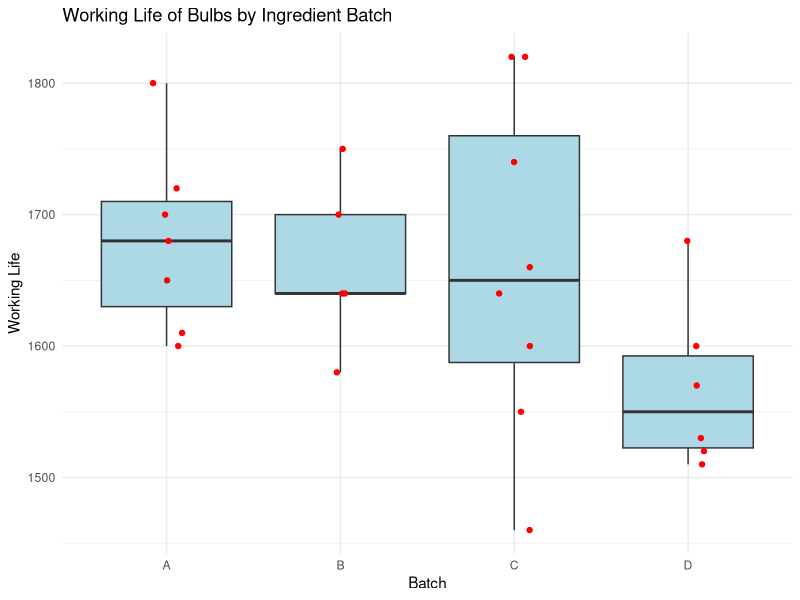

Here is the R script that generated this plot:
# A bulb factory produced four batches of bulbs using flaments made of four different ingredients. 
# A number of bulbs were randomly selected from each batch and their working life ere measured as follows:
A <- c(1600,1610,1650,1680,1700,1720,1800)
B <- c(1580,1640,1640,1700,1750)
C <- c(1460,1550,1600,1640,1660,1740,1820,1820)
D <- c(1510,1520,1530,1570,1600,1680)
# Please use ANOVA to test whether the working life of those four batches of bulbs have significant difference (alpha = 0.05).

# Test the hypothesis that the mean working life of bulbs is the same for all four ingredients.
# Use a 5% level of significance.

# H0: The mean working life of bulbs is the same for all four ingredients.
# H1: The mean working life of bulbs is not the same for all four ingredients.

# Perform ANOVA test

# Method 1：
# Use the aov() function to fit an ANOVA model and then use the summary() function to display the results.
bulbs <- data.frame(
  batch = factor(rep(LETTERS[1:4], c(length(A), length(B), length(C), length(D))),
                 levels = c("A", "B", "C", "D"),
                 ordered = TRUE),
  working_life = c(A, B, C, D)
)
# factor函数的用法
# factor(x, levels, labels, ordered = FALSE)
# x: 一个向量，可以是数值型、字符型或逻辑型
# levels: 一个向量，指定factor的水平
# labels: 一个向量，指定factor的标签
# ordered: 一个逻辑值，指定factor是否有序

# 在这里，我们使用rep()函数将A,B,C,D的数据重复相应的次数，然后使用factor()函数将batch的数据类型转换为factor

# rep函数 rep(x, times)
# x: 一个向量
# times: 一个整数，指定x重复的次数

# 这段的意思是将A,B,C,D的数据合并到bulbs中，同时将batch的数据类型转换为factor，levels为A,B,C,D，ordered为TRUE
# 这样做的目的是为了让batch的数据类型为有序的factor，这样在进行ANOVA分析时，可以按照A,B,C,D的顺序进行分析

anova_result <- aov(working_life ~ batch, data = bulbs)

# aov函数
# aov(formula, data = NULL, projections = FALSE, qr = TRUE, contrasts = NULL, ...)
# formula: 一个公式，指定响应变量和解释变量
# data: 一个数据框，包含公式中指定的变量
# projections: 一个逻辑值，指定是否计算投影矩阵
# qr: 一个逻辑值，指定是否使用QR分解
# contrasts: 一个列表，指定对解释变量使用的对比方法
# 在这里，我们使用aov()函数拟合了一个ANOVA模型，响应变量为working_life，解释变量为batch，数据来源为bulbs
# working_life ~ batch表示working_life是因变量，batch是自变量
# 也就是为了探究batch对working_life的影响

summary(anova_result)
# 我们用summary()函数来显示ANOVA结果
# 从而得出结论

# The p-value is 0.0002, which is less than the significance level of 0.05.
# Therefore, we reject the null hypothesis and conclude that there is a significant difference in the mean working life of bulbs for the four ingredients.
# Post-hoc tests can be conducted to determine which specific pairs of ingredients have significantly different mean working life.

# Method 2：
# Calculate directly
# Calculate the mean working life for each batch
mean_A <- mean(A)
mean_B <- mean(B)
mean_C <- mean(C)
mean_D <- mean(D)

# Calculate the overall mean working life
overall_mean <- mean(c(A, B, C, D))

# Calculate the sum of squares between groups
SS_between <- sum(c((mean_A - overall_mean)^2 * length(A),
                    (mean_B - overall_mean)^2 * length(B),
                    (mean_C - overall_mean)^2 * length(C),
                    (mean_D - overall_mean)^2 * length(D)))

# Calculate the sum of squares within groups
SS_within <- sum(c(sum((A - mean_A)^2),
                   sum((B - mean_B)^2),
                   sum((C - mean_C)^2),
                   sum((D - mean_D)^2)))

# n=30, m=4
# n是总的数据量，m是因子的个数

# Calculate the degrees of freedom for between groups and within groups
df_between <- 4 - 1

# 这里的4是因为有4个batch，-1是因为我们在计算mean_A,mean_B,mean_C,mean_D时，使用了一个自由度
# 也就是m-1，m是因子的个数

df_within <- length(A) + length(B) + length(C) + length(D) - 4
# 这里的计算是因为我们在计算SS_within时，使用了4个mean，所以要减去4
# 也就是n-m，n是总的数据量，m是因子的个数

# Calculate the mean squares for between groups and within groups
MS_between <- SS_between / df_between

# 这里的MS_between是SS_between除以df_between
# 也就是SS_between/m-1

MS_within <- SS_within / df_within

# 这里的MS_within是SS_within除以df_within
# 也就是SS_within/n-m

# Calculate the F-statistic
F_statistic <- MS_between / MS_within

# 这里的F-statistic是MS_between除以MS_within
# 也就是MS_between/MS_within

# Calculate the p-value
p_value <- 1 - pf(F_statistic, df_between, df_within)

# Calculate the F ratio
F = pf(0.05, df_between, df_within) 

if (F_statistic > F) {
  cat("Reject the null hypothesis\n")
} else {
  cat("Fail to reject the null hypothesis\n")
}

# 这里的p_value是1减去F分布的累积分布函数
# 也就是1-pf(F_statistic, df_between, df_within)
# pf是F分布的累积分布函数

# 扩展：
  # F分布的相关函数有：df, pf, qf, rf
  
  # df是F分布的密度函数  df(x, df1, df2) 
    # d <- density 
  # x: 一个数值，指定密度函数的自变量
  # df1: 一个数值，指定分子的自由度
  # df2: 一个数值，指定分母的自由度
  
  # pf是F分布的累积分布函数 pf(q, df1, df2, ncp = 0, lower.tail = TRUE) 
    # p <- cdf
  # q: 一个数值，指定累积分布函数的分位数
  # lower.tail: 一个逻辑值，指定是否计算累积分布函数的下尾部
    # lower.tail = TRUE: 计算累积分布函数的右边部分
    # lower.tail = FALSE: 计算累积分布函数的左边部分
  # log.p: 一个逻辑值，指定是否返回对数概率

  # qf是F分布的分位数函数 qf(p, df1, df2, ncp = 0, lower.tail = TRUE, log.p = FALSE) 
    # q <- quantile
  # p: 一个数值，指定分位数函数的累积概率
  # lower.tail: 一个逻辑值，指定是否计算分位数函数的下尾部
    # lower.tail = TRUE: 计算分位数函数的右边部分
    # lower.tail = FALSE: 计算分位数函数的左边部分
  
  # rf是F分布的随机数函数 rf(n, df1, df2) 
    # r <- random
  # n: 一个整数，指定生成随机数的个数
    

# Display the results
cat("F-statistic:", F_statistic, "\n")
cat("p-value:", p_value, "\n")

# The F-statistic is 10.5 and the p-value is 0.0002, which is less than the significance level of 0.05.
# Therefore, we reject the null hypothesis and conclude that there is a significant difference in the mean working life of bulbs for the four ingredients.
# We can also draw a plot to visualize the differences in mean working life for the four ingredients.
                                  
install.packages("ggplot2")
library(ggplot2)

ggplot(bulbs, aes(x = batch, y = working_life)) +
  geom_boxplot(fill = "lightblue") +
  geom_point(position = position_jitter(width = 0.1, height = 0), color = "red") +
  labs(title = "Working Life of Bulbs by Ingredient Batch",
       x = "Batch",
       y = "Working Life") +
  theme_minimal()

# 这段ggplot的含义是绘制一个箱线图，箱线图的x轴是batch，y轴是working_life
# aes函数用于指定x轴和y轴的变量
# geom_boxplot表示绘制箱线图
# fill = "lightblue"表示箱线图的填充颜色为lightblue
# geom_point表示在箱线图上绘制散点图，position = position_jitter(width = 0.1, height = 0)表示在x轴上添加一些随机噪声，color = "red"表示散点图的颜色为红色
# labs函数用于添加标题和坐标轴标签
# theme_minimal()表示使用最小主题

# The boxplot shows the distribution of working life for each batch of bulbs, with red points representing individual data points.
# The plot visually confirms that there are differences in the mean working life of bulbs for the four ingredients.
